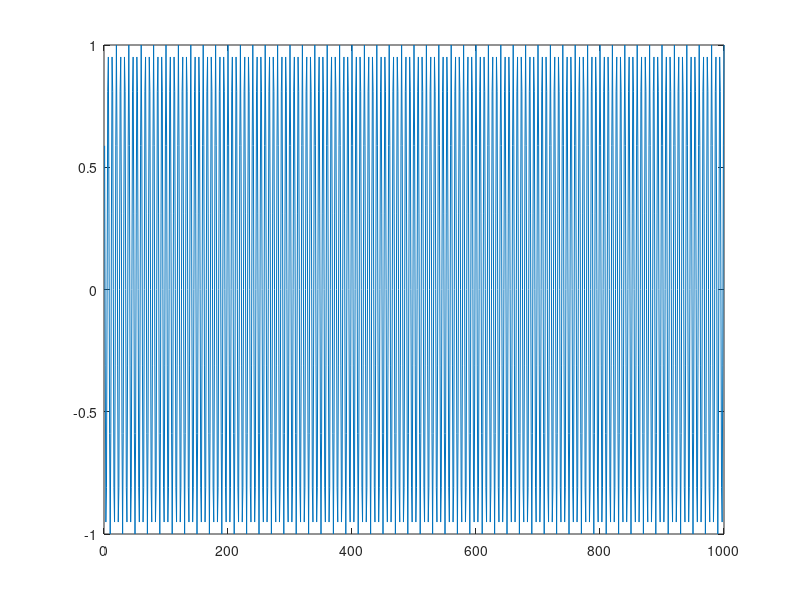

The MATLAB source for this figure: (Note: this script raises an error after producing the figure.)
%% Lab06 ex2

clear all, close all, clc;

N = 1000;
n = 1:N;

h = ones(1,64);
Nfft = 1000;
Istep = 10;
Flag = 1;

%% step 1
f0 = 0.15;
x1 = cos(2*pi*f0*n);
title('x1 - simple sinusoid');
plot (n, x1);

mySpectrogram(x1, Istep, Nfft, h, Flag, 'simple sinusoid'); 
% return
%% step 2
f1 = 0.1;
f2 = 0.2;
f3 = 0.3;
f4 = 0.4;

% n1 = 0:249;
% n2 = 250:499;
% n3 = 500:749;
% n4 = 750:999;

n = 0:249;

% x_1 = cos(2*pi*f1*n1);
% x_2 = cos(2*pi*f2*n2);
% x_3 = cos(2*pi*f3*n3);
% x_4 = cos(2*pi*f4*n4);

x_1 = cos(2*pi*f1*n);
x_2 = cos(2*pi*f2*n);
x_3 = cos(2*pi*f3*n);
x_4 = cos(2*pi*f4*n);

x2 = [x_1 x_2 x_3 x_4];

figure
plot (1:1:1000, x2);
title('x2 - four sinusoid');
% return
mySpectrogram(x2, Istep, Nfft, h, Flag, 'four sinusoids'); 

%% step 3
N = 10000;
f1 = .1;
f2 = .3;
f0 = f1;
beta = 2*pi * (f2-f1)/N;
n = 1:10000;
x = cos(2*pi*f0*n + beta*n.^2/2);
figure, plot (n,x);
title('x3 - Linear chirp');
mySpectrogram(x, Istep, Nfft, h, Flag,'linear chirp'); 

%% step 4
data = load('TF_Signal.txt');
figure, plot (1:length(data), data);
title('x4 - TF\_Signal.txt');
mySpectrogram(data', Istep, Nfft, h, Flag, 'TF\_signal'); 
